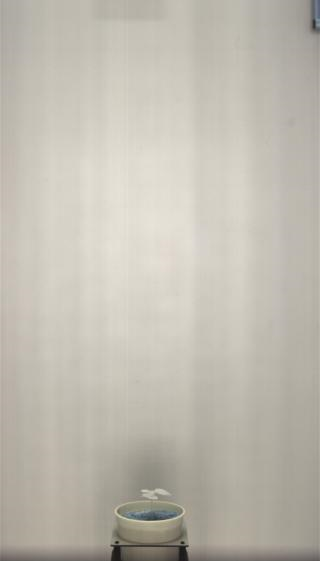
#> input picture 2017-06-14_09-40-59_1048600/0_0_0.png, 320 x 561 px; its folder holds 5 pictures in this run
$ jupyter execute 'K-Means Clustering Implementation.ipynb'
#> lines starting #> are read from the running program, lines starting #| are printed output that depends on the picture
# Early Plant Stress Detection in Cotton Using Hyperspectral Images

## CSCE 878 Intro Machine Learning

## K-Means Clustering Implementation

###  Rubi Quinones & Jiaqi Xu

#### Description:

Predicting and quantifying early drought stress which is currently not yet visible to the naked eye. Drought stress, induced by water shortage, is one of the big challenges in global crop production.

#### Goal:

#### Dataset:

There is a total of 12,200 hyperspectral images.

# Task 1: Pre-Process the Hyperspectral Images

import all modules

[cell 1]
import os
import numpy as np
import matplotlib.pyplot as plt
from skimage.io import imread
from skimage.color import rgb2gray

folder = '/2017-06-14_09-40-59_1048600'
direct = os.getcwd() + folder
direct

define pre-process_image class. There are two functions inside the class: readHSImages function reads all .png files(bands) under directory folder into a stack matrix and plot_image function plots a selected band

[cell 2]
class preprocess_image():

    def readHSImages(self, direct):
        #change directory
#> called with direct = '2017-06-14_09-40-59_1048600'
        self.direct = direct
        os.chdir(self.direct)
        filelist = os.listdir(os.getcwd())

        ##get all ".png" files in required folder
        for fichier in filelist:
            if not(fichier.endswith(".png")):
                filelist.remove(fichier)

        ###remove file '1_0_0.png'
        filelist.remove('1_0_0.png')

        for i in range(len(filelist)):
            #band = rgb2gray(imread(filelist[i]))
            band = imread(filelist[i])
#> band is the input picture: shape (561, 320, 4); mean R, G, B, A 191.5, 187.1, 176.4, 255
            #get first band
            band = band[:,:,0]
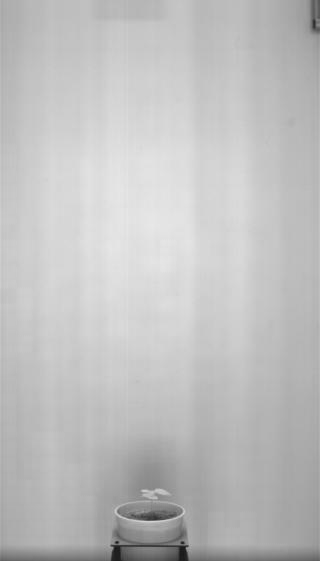
#> band: shape (561, 320); min 20, max 232, mean 191.5
#> pass 3 of the loop in readHSImages, `for i in range(len(filelist)):`:
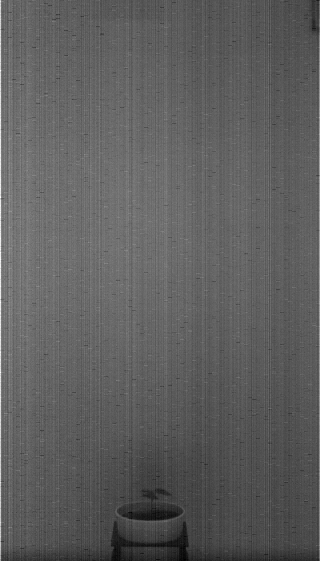
#> input picture 2017-06-14_09-40-59_1048600/11_0_0.png, 320 x 561 px
#> in readHSImages, band is the input picture: shape (561, 320, 4); mean R, G, B, A 94.2, 94.2, 94.2, 255
#> band: shape (561, 320)
#> in readHSImages, `outimage = np.dstack((outimage , band))`:
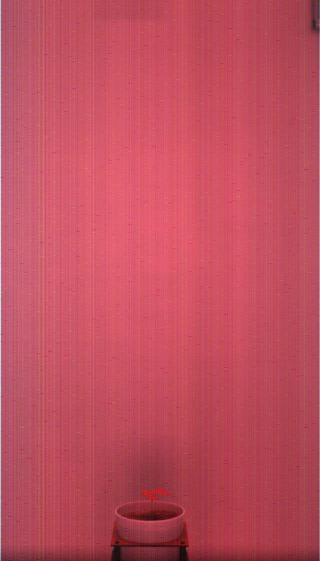
#> outimage: shape (561, 320, 3); mean of channels 0, 1, 2 191.5, 78.7, 94.2; drawn as R, G, B
#> the loop made 4 passes; the first 3 are shown
            if i==0:
                outimage = band
            else:
                outimage = np.dstack((outimage , band))
                #print(filelist[i])

        return outimage

    def plot_image(self, band_i):
        self.band_i = band_i
        plt.figure(0)
        plt.imshow(self.band_i,cmap="gray")
        plt.show()

[cell 3]
#####read all image and output as a stack 3-D array
pre = preprocess_image()
image = pre.readHSImages(direct = direct)
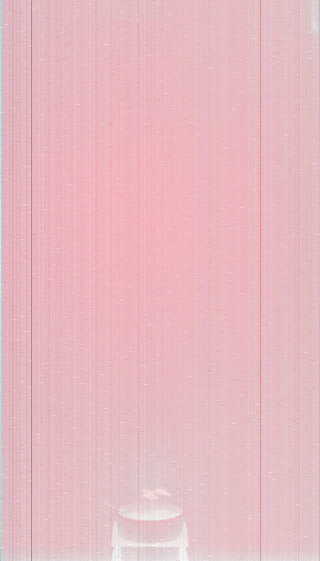
#> image: shape (561, 320, 4); mean R, G, B, A 191.5, 78.7, 94.2, 99.9; transparent parts drawn white
print("The shape of the images are:{}".format(image.shape))
#| The shape of the images are:(561, 320, 4)
###plot image 1
pre.plot_image(band_i = image[:,:,0])
